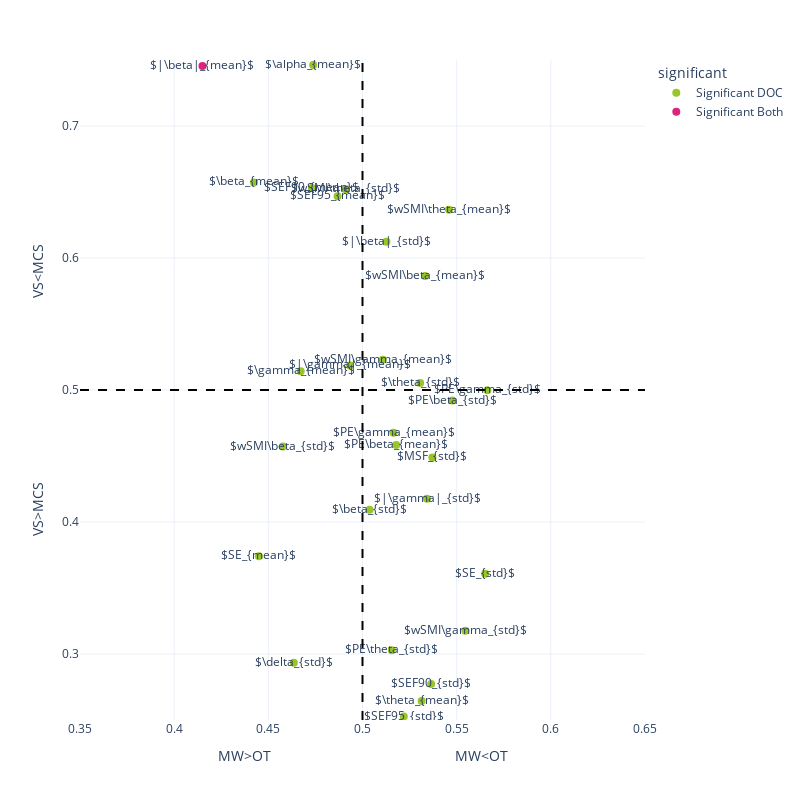

The cell this chart's notebook holds for it:
### Code cell
fig = px.scatter(df_contrast.query("significant != 'Not significant'"),x = 'AUC_mind', y = 'AUC_doc', template = "plotly_white", text = 'markers',
                 color_discrete_sequence = [green,pink, orange, lblue],
                 color = 'significant',
                #symbol_sequence = ['circle-open','circle','hexagram' ],

                 #category_orders = {'significant': ['p > 0.05','p < 0.05 uncorrected', 'p < 0.05 FDR corrected']}, 
                 labels = {'AUC_mind': f'MW>OT                                              MW<OT', 
                           'AUC_doc':'VS>MCS                                              VS<MCS'}

                )

fig.add_vline(x=0.5, line_width=2, line_dash="dash", line_color="black")
fig.add_hline(y=0.5, line_width=2, line_dash="dash", line_color="black")

fig.update_traces(marker=dict(size = 8))

fig.update_layout(
    autosize=False,
    width=800,
    height=800,
    xaxis= {'range': (0.35, 0.65),
            #'showticklabels': True,
            #'tickmode': 'linear'
           },
    yaxis = {'range': (0.25, 0.75),
            #'showticklabels': True,
            #'tickmode': 'linear',
        }

)

fig.show()

### Figure 1 — Plotly figure (JSON) as saved in the notebook; plotly's stock layout.template omitted (floating-point values rounded to 4 significant figures)
{"data": [{"hovertemplate": "significant=Significant DOC<br>MW>OT                                              MW<OT=%{x}<br>VS>MCS                                              VS<MCS=%{y}<br>markers=%{text}<extra></extra>", "legendgroup": "Significant DOC", "marker": {"color": "#9AC529", "size": 8, "symbol": "circle"}, "mode": "markers+text", "name": "Significant DOC", "orientation": "v", "showlegend": true, "text": ["$wSMI\\gamma_{mean}$", "$wSMI\\gamma_{std}$", "$wSMI\\beta_{mean}$", "$wSMI\\beta_{std}$", "$wSMI\\alpha_{mean}$", "$wSMI\\alpha_{std}$", "$wSMI\\theta_{mean}$", "$wSMI\\theta_{std}$", "$PE\\gamma_{mean}$", "$PE\\gamma_{std}$", "$PE\\beta_{mean}$", "$PE\\beta_{std}$", "$PE\\alpha_{mean}$", "$PE\\alpha_{std}$", "$PE\\theta_{mean}$", "$PE\\theta_{std}$", "$K_{mean}$", "$SE_{mean}$", "$SE_{std}$", "$MSF_{mean}$", "$MSF_{std}$", "$SEF90_{mean}$", "$SEF90_{std}$", "$SEF95_{mean}$", "$SEF95_{std}$", "$\\beta_{mean}$", "$\\beta_{std}$", "$|\\beta|_{std}$", "$\\gamma_{mean}$", "$|\\gamma|_{mean}$", "$|\\gamma|_{std}$", "$\\theta_{mean}$", "$\\theta_{std}$", "$\\delta_{mean}$", "$\\delta_{std}$", "$|\\delta|_{mean}$", "$|\\delta|_{std}$", "$|\\alpha|_{mean}$", "$|\\alpha|_{std}$", "$\\alpha_{mean}$"], "type": "scatter", "x": [0.5108, 0.5546, 0.5332, 0.4577, 0.5464, 0.5445, 0.5459, 0.491, 0.5165, 0.5663, 0.5179, 0.5477, 0.4289, 0.5221, 0.4661, 0.5156, 0.4645, 0.445, 0.5651, 0.4344, 0.5371, 0.4731, 0.5365, 0.4868, 0.5219, 0.4424, 0.5038, 0.5127, 0.4672, 0.4934, 0.5343, 0.5314, 0.5306, 0.5086, 0.4635, 0.51, 0.4909, 0.4521, 0.4999, 0.4738], "xaxis": "x", "y": [0.5229, 0.3177, 0.5864, 0.4571, 0.8128, 0.7948, 0.6365, 0.6522, 0.4677, 0.4998, 0.4583, 0.492, 0.7889, 0.07951, 0.9354, 0.3028, 0.8128, 0.3741, 0.3608, 0.8245, 0.4489, 0.653, 0.2773, 0.6467, 0.2526, 0.6573, 0.4093, 0.6122, 0.5143, 0.5186, 0.4175, 0.2644, 0.5053, 0.1778, 0.2934, 0.08813, 0.2346, 0.96, 0.9526, 0.7462], "yaxis": "y"}, {"hovertemplate": "significant=Significant Both<br>MW>OT                                              MW<OT=%{x}<br>VS>MCS                                              VS<MCS=%{y}<br>markers=%{text}<extra></extra>", "legendgroup": "Significant Both", "marker": {"color": "#DE237B", "size": 8, "symbol": "circle"}, "mode": "markers+text", "name": "Significant Both", "orientation": "v", "showlegend": true, "text": ["$K_{std}$", "$|\\beta|_{mean}$", "$|\\theta|_{mean}$", "$|\\theta|_{std}$"], "type": "scatter", "x": [0.5807, 0.415, 0.6117, 0.5996], "xaxis": "x", "y": [0.05797, 0.7454, 0.1915, 0.2342], "yaxis": "y"}], "layout": {"autosize": false, "height": 800, "legend": {"title": {"text": "significant"}, "tracegroupgap": 0}, "margin": {"t": 60}, "shapes": [{"line": {"color": "black", "dash": "dash", "width": 2}, "type": "line", "x0": 0.5, "x1": 0.5, "xref": "x", "y0": 0, "y1": 1, "yref": "y domain"}, {"line": {"color": "black", "dash": "dash", "width": 2}, "type": "line", "x0": 0, "x1": 1, "xref": "x domain", "y0": 0.5, "y1": 0.5, "yref": "y"}], "width": 800, "xaxis": {"anchor": "y", "domain": [0, 1], "range": [0.35, 0.65], "title": {"text": "MW>OT                                              MW<OT"}, "type": "linear"}, "yaxis": {"anchor": "x", "domain": [0, 1], "range": [0.25, 0.75], "title": {"text": "VS>MCS                                              VS<MCS"}, "type": "linear"}}}
